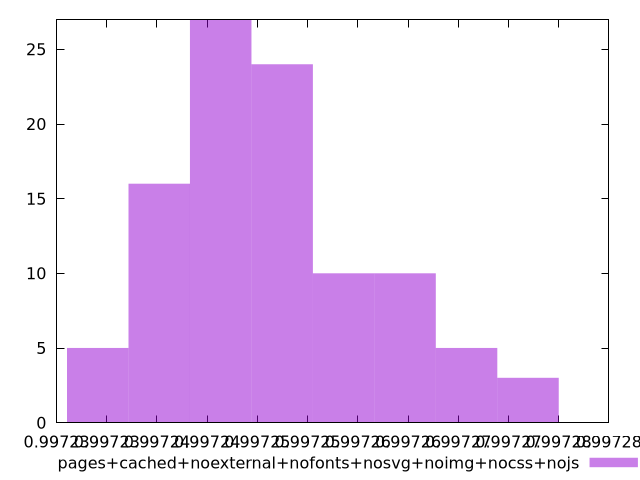

This chart was generated by the following gnuplot code:
$_pagesCachedNoexternalNofontsNosvgNoimgNocssNojs <<EOF
0.9972352189802421 16
0.99725970242575 10
0.9972474607029961 24
0.9972719441485038 3
0.9972413398416191 27
0.997265823287127 5
0.9972290981188652 5
0.997253581564373 10
EOF
set key outside below
set terminal pngcairo
set output "report_00006_2020-11-02T20-21-41.718Z/performance_score/pages+cached+noexternal+nofonts+nosvg+noimg+nocss+nojs//raw_hist.png"
set yrange [0:27]
set boxwidth 0.000006120861376962523
set style fill transparent solid 0.5 noborder
plot $_pagesCachedNoexternalNofontsNosvgNoimgNocssNojs title "pages+cached+noexternal+nofonts+nosvg+noimg+nocss+nojs" with boxes ,
